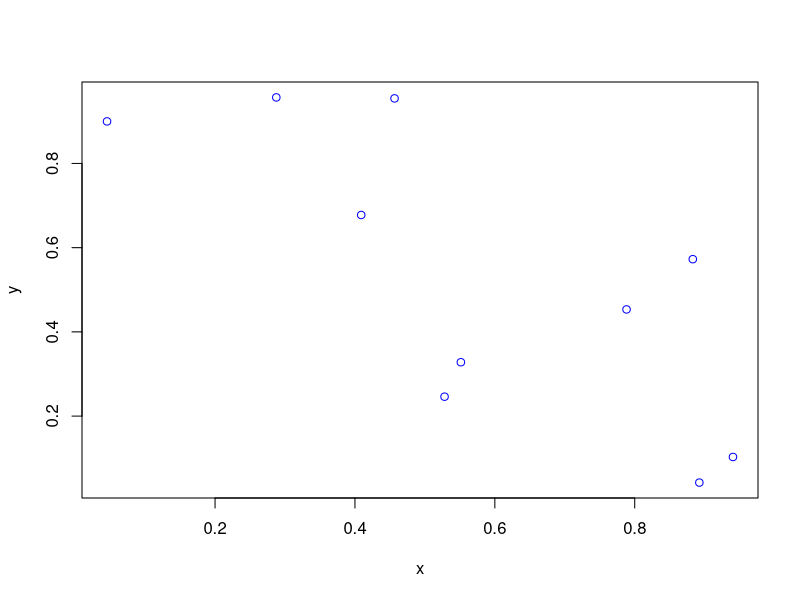
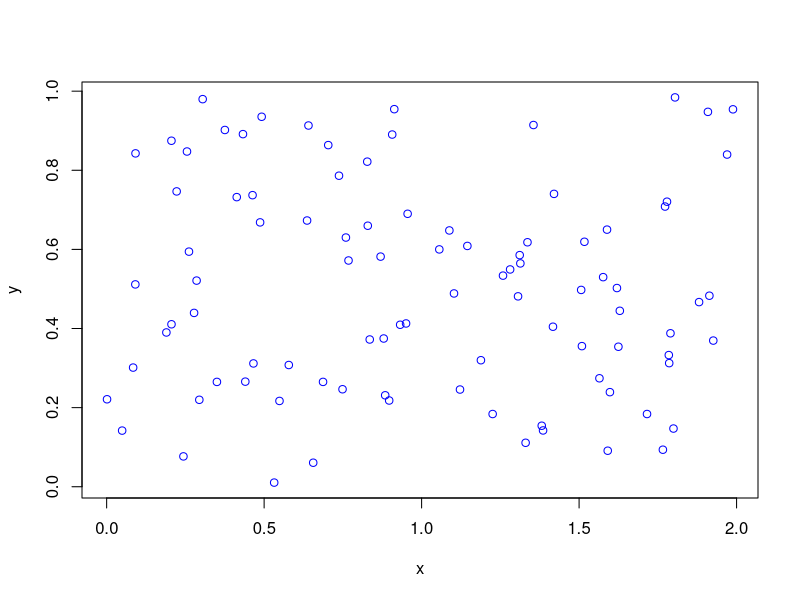
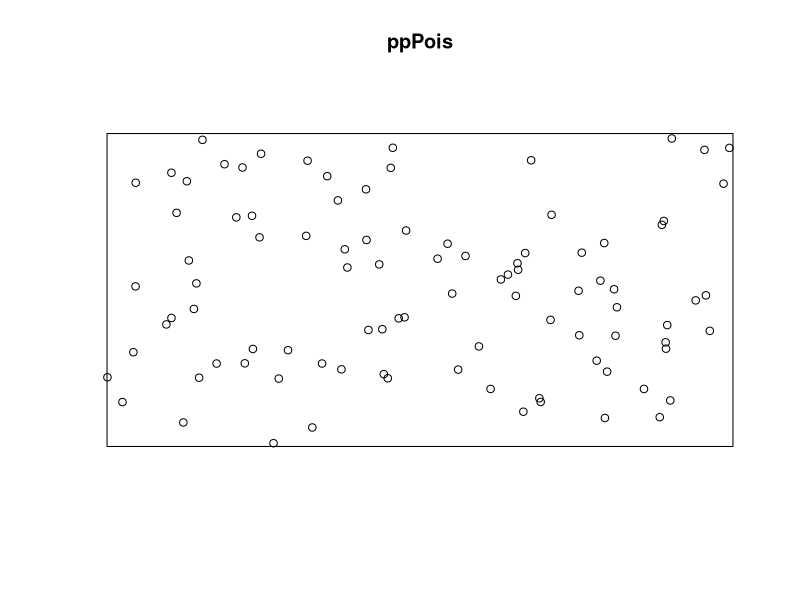
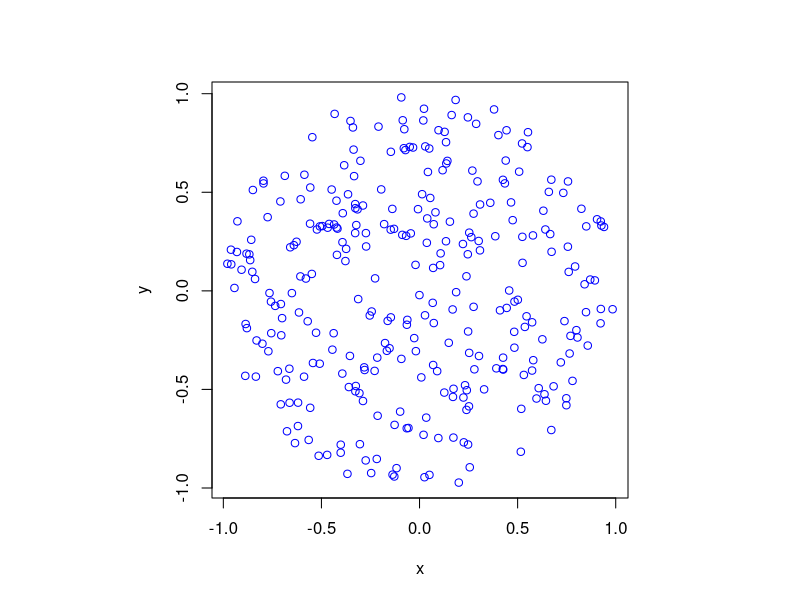
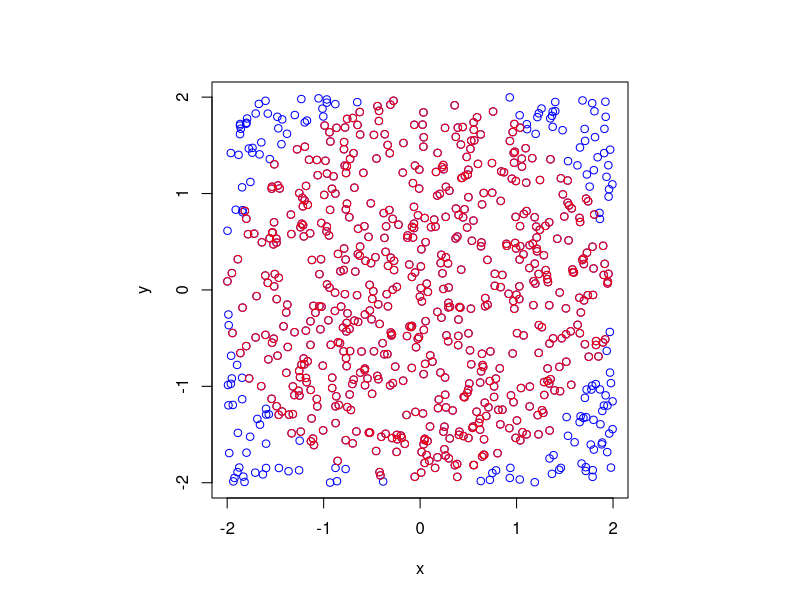
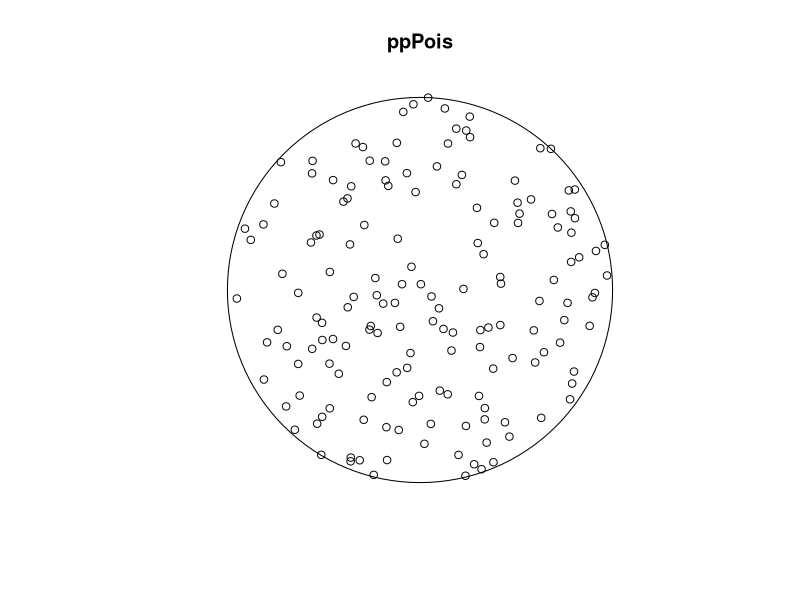
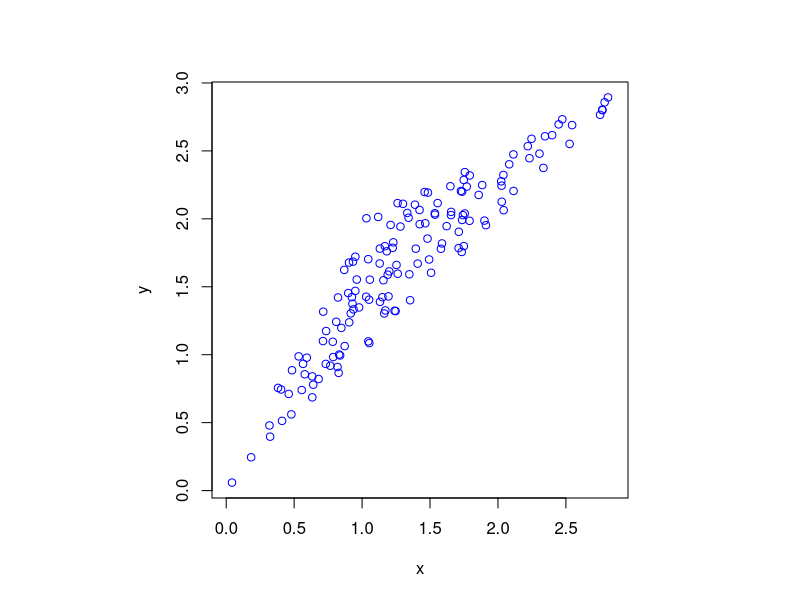
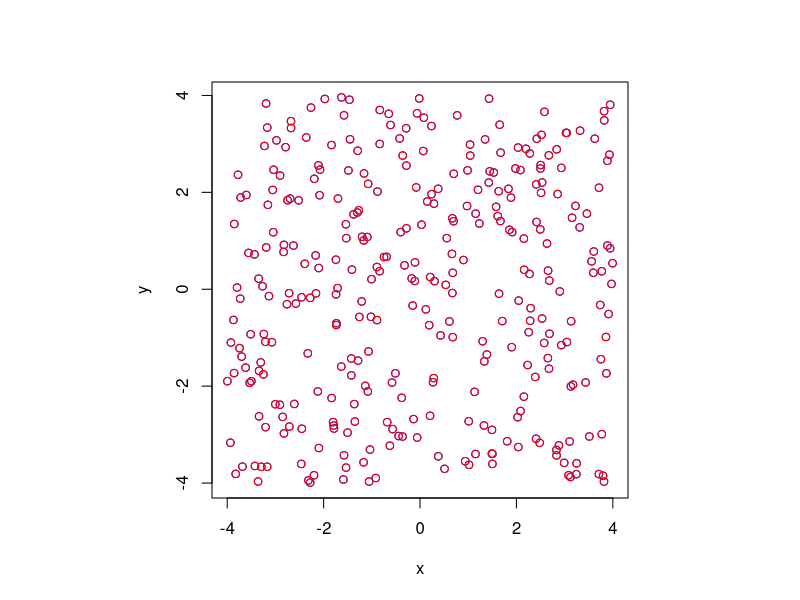

These figures' R source, in order:
## ---- chunk 1
knitr::opts_chunk$set(echo = TRUE)
library("spatstat")
## ---- chunk 2
set.seed(123)
n=10; #number of points

#Simulate Binomial point process
x=runif(n);#x coordinates 
y=runif(n);#y coordinates 
 
#Plot
plot(x,y,type = 'p',xlab='x',ylab='y',col='blue')


## ---- chunk 3
set.seed(123)
#Simulation area parameters
xMin <- 0;xMax <- 2
yMin <- 0;yMax <- 1
xDelta <- xMax-xMin; yDelta <- yMax-yMin #rectangle dimensions
areaTotal <- xDelta*yDelta
 
#Point process parameters
lambda <- 50 #intensity (mean density) of the Poisson process
 
#Simulate Poisson point process
numbPoints <- rpois(1,areaTotal*lambda)#Poisson number of points

#x <- xDelta*runif(numbPoints)+xMin#x coordinates
x <- runif(numbPoints,min = xMin,max = xMax) + xMin
#y <- yDelta*runif(numbPoints)+yMin#y coordinates 
y <- runif(numbPoints,min = yMin,max = yMax) + yMin
 
#Plot
plot(x,y,type ='p',xlab='x',ylab='y',col='blue')
## ---- chunk 4
set.seed(123)
lambda <- 50
 
#create Poisson "point pattern" object
ppPois=rpoispp(lambda,win = owin(c(0,2), c(0,1)))
plot(ppPois) #Plot point pattern object
## ---- chunk 5
set.seed(123)
#Simulation disk parameters
r=1 #radius of disk
xx0=0;yy0=0 #centre of disk
 
areaTotal=pi*r^2 #area of disk
 
#Point process parameters
lambda=100#intensity (mean density) of the Poisson process
 
#Simulate Poisson point process
numbPoints=rpois(1,areaTotal*lambda)#Poisson number of points
theta=2*pi*runif(numbPoints)#angular  coordinates 
rho=r*sqrt(runif(numbPoints))#radial coordinates 
 
#Convert from polar to Cartesian coordinates
xx=rho*cos(theta)
yy=rho*sin(theta)
 
#Shift centre of disk to (xx0,yy0)
xx=xx+xx0
yy=yy+yy0

#Plotting
par(pty="s") # Rescale the disk 
plot(xx,yy, type = 'p',xlab='x',ylab='y',col='blue')
## ---- chunk 6
#Using the Rejection Sampling Method
set.seed(1234)
#Simulation area parameters
xMin <- -2;xMax <- 2
xDelta <- xMax-xMin #square dimensions
areaTotal <- xDelta^2
 
lambda <- 50 #intensity (mean density) of the Poisson process
 
#Simulate Poisson point process
numbPoints <- rpois(1,areaTotal*lambda)#Poisson number of points

x <- runif(numbPoints,min = xMin,max = xMax) 
y <- runif(numbPoints,min = xMin,max = xMax) 

par(pty="s") # Rescale the disk
plot(x,y,type ='p',xlab='x',ylab='y',col='blue')

#For the disk
r=2 #radius of disk
xx0=0;yy0=0 #centre of disk
 
points <- data.frame(x,y)
points$N <- NULL

for (i in 1:nrow(points)){
  if ((((points$x[i]-xx0)^2)+((points$y[i]-yy0)^2)) <= r^2) {
    points$N[i] <- 1} else {points$N[i] <- 2}
  i = i+1
}

disk_Points <- subset(points,points$N==1)

points(disk_Points$x,disk_Points$y, type = 'p',xlab='x',ylab='y',col='red')

## ---- chunk 7
set.seed(123)
r=1 #radius of disk
xx0=0;yy0=0 #centre of disk
#create Poisson "point pattern" object
ppPois=rpoispp(lambda,win=disc(radius=r,centre=c(xx0,yy0))) 
plot(ppPois) #Plot point pattern object

## ---- chunk 8
set.seed(123)
#Simulation window parameters -- points A,B,C of a triangle
xA=1;xB=0;xC=2 #x values of three points
yA=2;yB=0;yC=1 #y values of three points
 
#Point process parameters
lambda=100 #intensity (mean density) of the Poisson process
 
#calculate sides of trinagle
a=sqrt((xA-xB)^2+(yA-yB)^2)
b=sqrt((xB-xC)^2+(yB-yC)^2)
c=sqrt((xC-xA)^2+(yC-yA)^2)
s=(a+b+c)/2
 
#Use Herron's forumula to calculate area
areaTotal=sqrt(s*(s-a)*(s-b)*(s-c)) #area of triangle
 
#Simulate a Poisson point process
numbPoints=rpois(1,areaTotal*lambda)#Poisson number of points
U=runif(numbPoints)#uniform random variables
V=runif(numbPoints)#uniform random variables
 
xx=sqrt(U)*xA+sqrt(U)*(1-V)*xB+sqrt(U)*V*xC#x coordinates of points
yy=sqrt(U)*yA+sqrt(U)*(1-V)*yB+sqrt(U)*V*yC#y coordinates of points
 
#Plotting
plot(xx,yy,'p',xlab='x',ylab='y',col='blue',asp = 1)
## ---- chunk 9
#Simulation of PP in a triangle using rejection sampling
#set.seed(1234)
#Simulation area parameters
xMin <- -4;xMax <- 4
xDelta <- xMax-xMin #square dimensions
areaTotal <- xDelta^2
 
lambda <- 5 #intensity (mean density) of the Poisson process
 
#Simulate Poisson point process
numbPoints <- rpois(1,areaTotal*lambda)#Poisson number of points

x <- runif(numbPoints,min = xMin,max = xMax) 
y <- runif(numbPoints,min = xMin,max = xMax) 

#par(pty="s") # Rescale the disk
plot(x,y,type ='p',xlab='x',ylab='y',col='blue')

xA=1;xB=0;xC=2 #x values of three points
yA=2;yB=0;yC=1 #y values of three points
 
#Calculate the equations of the sides
mAB <- (yB-yA)/(xB-xA)
cAB <-  yB-(mAB*xB)
  
mBC <- (yC-yB)/(xC-xB)
cBC <- yC - (mBC*xC)

mCA <- (yA-yC)/(xA-xC)
cCA <- yA - (mCA*xA)

#Calculate the center 
cent_x <- (xA+xB+xC)/3
cent_y <- (yA+yB+yC)/3

pointsTr <- data.frame(x,y)
pointsTr$A <- NULL
pointsTr$B <- NULL
pointsTr$C <- NULL

if(cent_y <= ((mAB*cent_x) + cAB)){A <- 1}else {A <- 2}
  
if(cent_y <= ((mCA*cent_x) + cCA)){C <- 1}else {C <- 2}

if(cent_y <= ((mBC*cent_x) + cBC)) {B <- 1} else { B <- 2}

for ( i in 1:nrow(pointsTr)){
  
  if(A==1){
    if (y[i] <= ((mAB*x[i]) + cAB)){pointsTr$A <- 1} else { pointsTr$A <- 2}
  } else {
        if (y[i] >= ((mAB*x[i]) + cAB)){pointsTr$A <- 1} else { pointsTr$A <- 2}
  }
  
  if(B==1){
    if (y[i] <= ((mBC*x[i]) + cBC)){pointsTr$B <- 1} else { pointsTr$B <- 2}
  } else {
        if (y[i] >= ((mBC*x[i]) + cBC)){pointsTr$B <- 1} else { pointsTr$B <- 2}
  }
  
  if(C==1){
    if (y[i] <= ((mCA*x[i]) + cCA)){pointsTr$C <- 1} else { pointsTr$C <- 2}
  } else {
        if (y[i] >= ((mCA*x[i]) + cCA)){pointsTr$C <- 1} else { pointsTr$C <- 2}
      }
  
  i <- i+1
}


PointsTR_sub <- subset(pointsTr,pointsTr$A == A)

points(PointsTR_sub$x,PointsTR_sub$y, type = 'p',xlab='x',ylab='y',col='red', asp=1)

## ---- chunk 10
set.seed(123)
#Point process parameters
lambda=100
#create Poisson "point pattern" object
ppPois=rpoispp(lambda, poly = list(x=c(0,1,1),y=c(0,0,1)))
plot(ppPois) #Plot point pattern object
